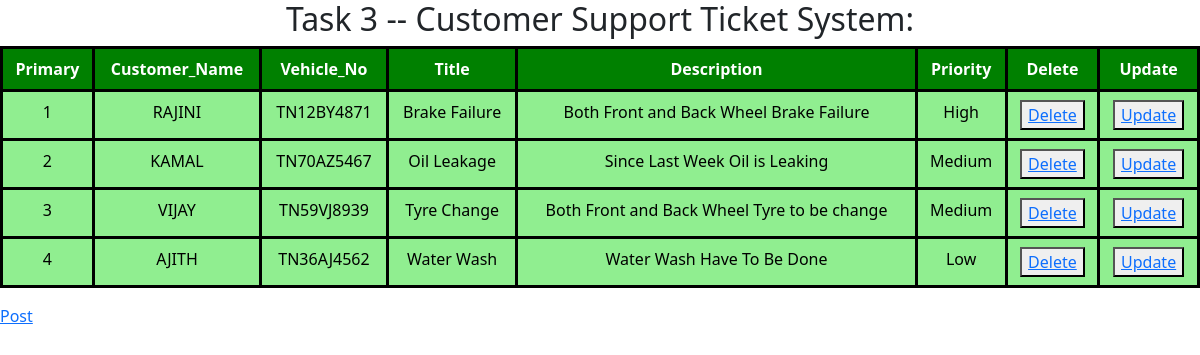
The page /ticketsupportApp/getData3/ on the database its author committed.
### ticketsupportApp/models.py (models this page shows, shortened)
class TicketTracker(models.Model):
    Customer_Name = models.CharField(max_length=100)
    Vehicle_No = models.CharField(max_length=100)
    Title = models.CharField(max_length=120)
    Description = models.TextField()
    Priority = models.CharField(choices=[('High','High'),('Medium','Medium'),('Low','Low')])

### ticketsupportApp/views.py (the view)
# urls.py: path('getData3/',views.getMethod,name='get3'),
def getMethod(request):
        details = TicketTracker.objects.all()
        return render(request, "ExampleThree/TicketTable.html", {"details":details})

### templates/ExampleThree/TicketTable.html (shortened to what this page needs)
<!DOCTYPE html>
<html lang="en">
<head>
    <link href="https://cdn.jsdelivr.net/npm/bootstrap@5.3.8/dist/css/bootstrap.min.css" rel="stylesheet">
</head>
<body>
    <h2 style="text-align: center"> Task 3 -- Customer Support Ticket System: </h2>
    <table class="table table-border table-dark text-center custom">
        <thead>
            <tr>
                <th> Primary </th>
                <th> Customer_Name </th>
                <th> Vehicle_No </th>
                <th> Title </th>
                <th> Description </th>
                <th> Priority </th>
                <th> Delete </th>
                <th> Update </th>
            </tr>
        </thead>
        <tbody>
        {% for detail in details %}
            <tr>
                <td> {{detail.id}} </td>
                <td> {{detail.Customer_Name}} </td>
                <td> {{detail.Vehicle_No}} </td>
                <td> {{detail.Title}} </td>
                <td> {{detail.Description}} </td>
                <td> {{detail.Priority}} </td>
                <td> <button> <a href="{% url 'delete3' detail.id %}"> Delete </a></button></td>
                <td> <button> <a href="{% url 'update3' detail.id %}"> Update </a></button></td>
            </tr>
        {% endfor %}
        </tbody>
    </table>
    <a href="{% url 'post3' %}"> Post </a>
</body>
</html>

### templates/ExampleThree/TicketTable.html (style rules this page uses)
.custom th { background-color: green; border:3px solid black; }
.custom td { background-color: lightgreen; color: black; border:3px solid black; }

### rows shown on the page
TicketTracker: id "1", Customer_Name "RAJINI", Vehicle_No "TN12BY4871", Title "Brake Failure", Description "Both Front and Back Wheel Brake Failure", Priority "High"
TicketTracker: id "2", Customer_Name "KAMAL", Vehicle_No "TN70AZ5467", Title "Oil Leakage", Description "Since Last Week Oil is Leaking", Priority "Medium"
TicketTracker: id "3", Customer_Name "VIJAY", Vehicle_No "TN59VJ8939", Title "Tyre Change", Description "Both Front and Back Wheel Tyre to be change", Priority "Medium"
TicketTracker: id "4", Customer_Name "AJITH", Vehicle_No "TN36AJ4562", Title "Water Wash", Description "Water Wash Have To Be Done", Priority "Low"
